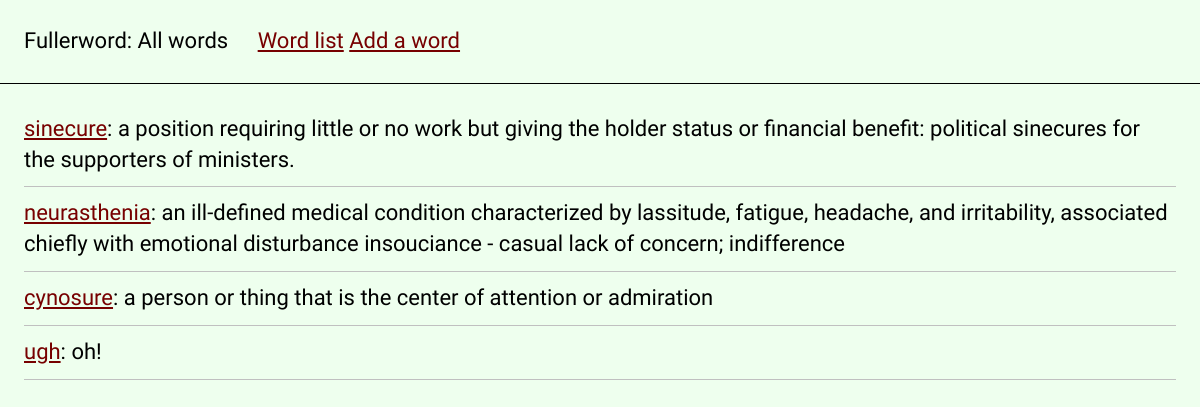
Before: / with the older database file.
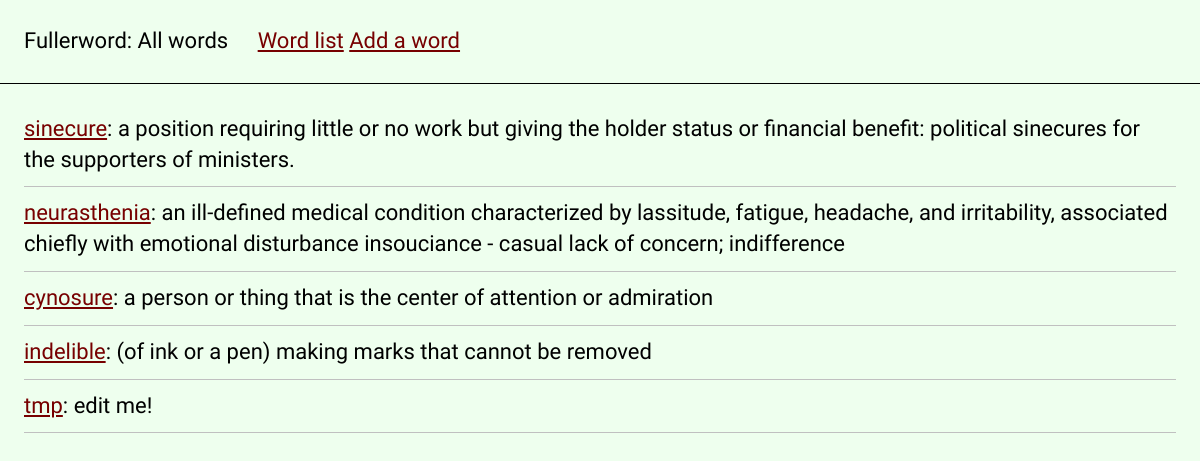
After: the same page with the newer database file.
### dictionary/models.py (models this page shows, shortened)
class Entry(models.Model):
    word = models.CharField(max_length=120)
    definition = models.TextField(max_length=1500)
    source = models.TextField(max_length=5000)
    favorite = models.BooleanField(default=False)
    private = models.BooleanField(default=False)
    tags = models.ManyToManyField(Tag)

### dictionary/views.py (the view)
# urls.py: path('', views.list, name='index'),
def list(request):
    entries = Entry.objects.all()
    return render(request, 'dictionary/list.html', {"entries": entries})

### templates/dictionary/list.html
{% extends 'dictionary/base.html' %}
{% block title %}All words{% endblock %}
{% block content %}
<ul>
{% for entry in entries %}
<li>
  <a href="{{entry.id}}"><strong>{{entry.word}}</strong></a>:
  {{entry.definition}}
  <hr>
</li>
{% endfor %}
</ul>
{% endblock %}

### templates/dictionary/base.html (shortened to what this page needs)
<!DOCTYPE html>
<html lang="en">
  <head>
  </head>
  <body>
  <header>
    <h1>
      Fullerword:
      {% block title %}Default title{% endblock %}
    </h1>
    <ul class="topNav">
      <li><a href="/">Word list</a></li>
      <li><a href="add/">Add a word</a></li>
    </ul>
  </header>
  <section class="content">
    {% block content %}{% endblock %}
  </section>
  </body>
</html>

### templates/dictionary/base.html (style rules this page uses)
html { font-size: 22px; line-height: 1.4; font-family: 'Halant', Georgia; }
body { margin: 0; padding: 0; background: #efe; }
header { border-bottom: 1px solid black; padding: 4px 24px; }
h1 { font-size: 1rem; font-weight: 500; display: inline-block; }
strong { font-weight: 500; }
a { color: #700; }
ul { list-style: none; padding-left: 0; }
ul.topNav { display: inline-block; padding-left: 24px; }
ul.topNav > li { display: inline-block; }
hr { border-style: none; border-bottom: 1px solid silver; }
.content { padding: 8px 24px; }

Changed rows visible on the page:
removed Entry: word "ugh", definition "oh!"
added Entry: word "indelible", definition "(of ink or a pen) making marks that cannot be removed"
added Entry: word "tmp", definition "edit me!"
